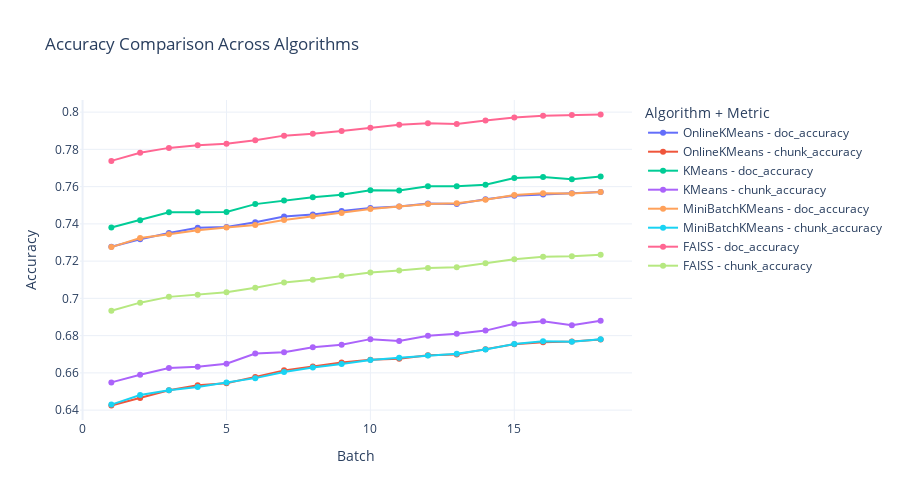
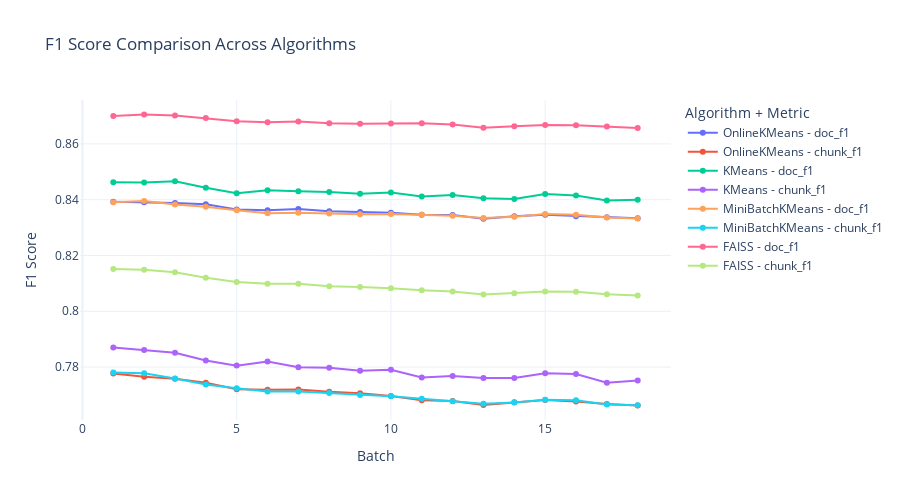
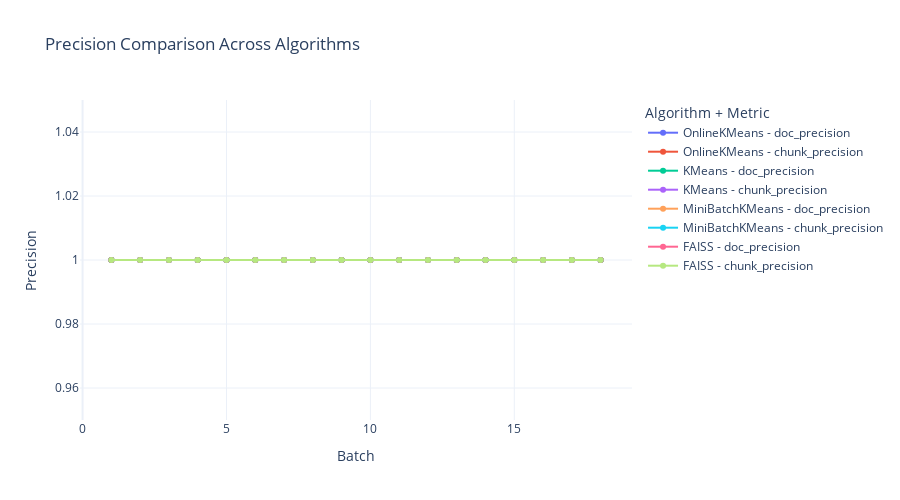
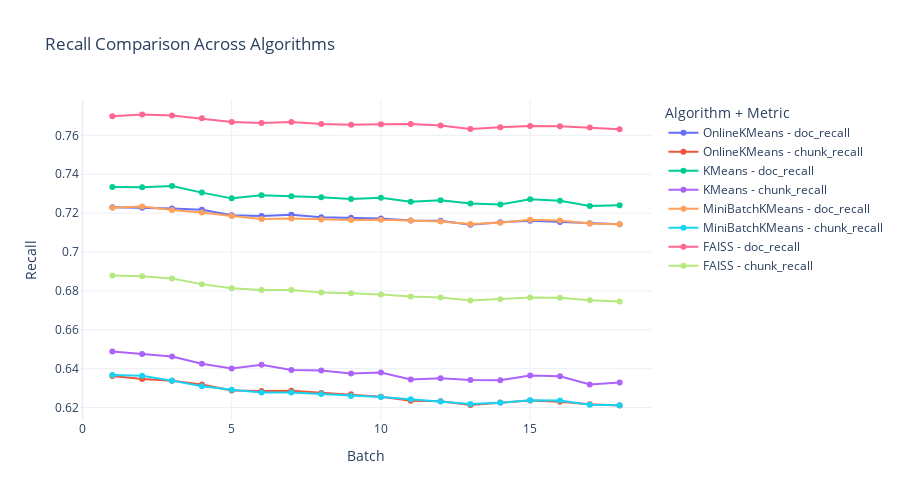

Write notebook code for charts like these, in order.
### Code cell
groups = {
    "Accuracy": ["doc_accuracy", "chunk_accuracy"],
    "F1 Score": ["doc_f1", "chunk_f1"],
    "Precision": ["doc_precision", "chunk_precision"],
    "Recall": ["doc_recall", "chunk_recall"]
}

algorithms = {
    "OnlineKMeans": df_onlinekmeans,
    "KMeans": df_kmeans,
    "MiniBatchKMeans": df_minibatchkmeans,
    "FAISS": df_faiss
}

for title, keys in groups.items():
    fig = go.Figure()
    all_values = []  # collect all y-values to compute range
    
    for algo_name, df in algorithms.items():
        for key in keys:
            y_values = df['metrics'].apply(lambda m: m.get(key))
            all_values.extend(y_values.dropna())  # collect non-NaN values
            
            fig.add_trace(go.Scatter(
                x=df['batch'],
                y=y_values,
                mode='lines+markers',
                name=f"{algo_name} - {key}"
            ))

    # compute dynamic min/max with small padding
    if all_values:
        ymin, ymax = np.min(all_values), np.max(all_values)
        padding = (ymax - ymin) * 0.05 if ymax != ymin else 0.05
        yrange = [ymin - padding, ymax + padding]
    else:
        yrange = [0, 1]

    fig.update_layout(
        title=f"{title} Comparison Across Algorithms",
        xaxis_title="Batch",
        yaxis_title=title,
        yaxis=dict(range=yrange),
        legend_title="Algorithm + Metric",
        template="plotly_white",
        width=900,
        height=500
    )

    fig.show()

### Figure 1 — Plotly figure (JSON) as saved in the notebook; plotly's stock layout.template omitted (floating-point values rounded to 4 significant figures)
{"data": [{"mode": "lines+markers", "name": "OnlineKMeans - doc_accuracy", "type": "scatter", "x": [1, 2, 3, 4, 5, 6, 7, 8, 9, 10, 11, 12, 13, 14, 15, 16, 17, 18], "y": [0.7278, 0.7318, 0.7352, 0.7379, 0.7383, 0.7408, 0.7439, 0.7451, 0.7469, 0.7486, 0.7494, 0.7509, 0.7507, 0.7532, 0.7551, 0.7558, 0.7564, 0.7571]}, {"mode": "lines+markers", "name": "OnlineKMeans - chunk_accuracy", "type": "scatter", "x": [1, 2, 3, 4, 5, 6, 7, 8, 9, 10, 11, 12, 13, 14, 15, 16, 17, 18], "y": [0.6425, 0.6466, 0.6506, 0.6533, 0.6544, 0.6578, 0.6613, 0.6634, 0.6655, 0.667, 0.6676, 0.6695, 0.6698, 0.6727, 0.6754, 0.6765, 0.6769, 0.6779]}, {"mode": "lines+markers", "name": "KMeans - doc_accuracy", "type": "scatter", "x": [1, 2, 3, 4, 5, 6, 7, 8, 9, 10, 11, 12, 13, 14, 15, 16, 17, 18], "y": [0.738, 0.7419, 0.7462, 0.7462, 0.7464, 0.7506, 0.7525, 0.7543, 0.7556, 0.7581, 0.7579, 0.7602, 0.7601, 0.761, 0.7647, 0.7651, 0.764, 0.7655]}, {"mode": "lines+markers", "name": "KMeans - chunk_accuracy", "type": "scatter", "x": [1, 2, 3, 4, 5, 6, 7, 8, 9, 10, 11, 12, 13, 14, 15, 16, 17, 18], "y": [0.6549, 0.659, 0.6626, 0.6633, 0.6649, 0.6704, 0.6711, 0.6738, 0.6752, 0.6781, 0.6771, 0.6799, 0.681, 0.6827, 0.6864, 0.6877, 0.6856, 0.688]}, {"mode": "lines+markers", "name": "MiniBatchKMeans - doc_accuracy", "type": "scatter", "x": [1, 2, 3, 4, 5, 6, 7, 8, 9, 10, 11, 12, 13, 14, 15, 16, 17, 18], "y": [0.7275, 0.7324, 0.7344, 0.7366, 0.738, 0.7394, 0.7421, 0.744, 0.7459, 0.7479, 0.7494, 0.7506, 0.751, 0.7529, 0.7555, 0.7565, 0.7563, 0.7571]}, {"mode": "lines+markers", "name": "MiniBatchKMeans - chunk_accuracy", "type": "scatter", "x": [1, 2, 3, 4, 5, 6, 7, 8, 9, 10, 11, 12, 13, 14, 15, 16, 17, 18], "y": [0.643, 0.6481, 0.6507, 0.6525, 0.6548, 0.6572, 0.6605, 0.6629, 0.6648, 0.6669, 0.6682, 0.6694, 0.6703, 0.6726, 0.6755, 0.677, 0.6767, 0.678]}, {"mode": "lines+markers", "name": "FAISS - doc_accuracy", "type": "scatter", "x": [1, 2, 3, 4, 5, 6, 7, 8, 9, 10, 11, 12, 13, 14, 15, 16, 17, 18], "y": [0.7738, 0.7781, 0.7808, 0.7822, 0.783, 0.7848, 0.7874, 0.7884, 0.7899, 0.7917, 0.7933, 0.794, 0.7936, 0.7955, 0.7971, 0.7981, 0.7985, 0.7987]}, {"mode": "lines+markers", "name": "FAISS - chunk_accuracy", "type": "scatter", "x": [1, 2, 3, 4, 5, 6, 7, 8, 9, 10, 11, 12, 13, 14, 15, 16, 17, 18], "y": [0.6933, 0.6977, 0.7008, 0.7019, 0.7033, 0.7057, 0.7086, 0.7101, 0.7121, 0.7139, 0.7149, 0.7163, 0.7167, 0.7188, 0.721, 0.7224, 0.7226, 0.7234]}], "layout": {"height": 500, "legend": {"title": {"text": "Algorithm + Metric"}}, "title": {"text": "Accuracy Comparison Across Algorithms"}, "width": 900, "xaxis": {"title": {"text": "Batch"}}, "yaxis": {"range": [0.6347, 0.8065], "title": {"text": "Accuracy"}}}}

### Figure 2 — Plotly figure (JSON) as saved in the notebook; plotly's stock layout.template omitted (floating-point values rounded to 4 significant figures)
{"data": [{"mode": "lines+markers", "name": "OnlineKMeans - doc_f1", "type": "scatter", "x": [1, 2, 3, 4, 5, 6, 7, 8, 9, 10, 11, 12, 13, 14, 15, 16, 17, 18], "y": [0.8392, 0.8391, 0.8388, 0.8384, 0.8365, 0.8362, 0.8367, 0.8358, 0.8356, 0.8354, 0.8346, 0.8345, 0.8332, 0.8341, 0.8346, 0.8341, 0.8337, 0.8333]}, {"mode": "lines+markers", "name": "OnlineKMeans - chunk_f1", "type": "scatter", "x": [1, 2, 3, 4, 5, 6, 7, 8, 9, 10, 11, 12, 13, 14, 15, 16, 17, 18], "y": [0.7777, 0.7765, 0.7758, 0.7744, 0.7721, 0.7718, 0.772, 0.7711, 0.7706, 0.7696, 0.7681, 0.7678, 0.7664, 0.7674, 0.7682, 0.7677, 0.7667, 0.7662]}, {"mode": "lines+markers", "name": "KMeans - doc_f1", "type": "scatter", "x": [1, 2, 3, 4, 5, 6, 7, 8, 9, 10, 11, 12, 13, 14, 15, 16, 17, 18], "y": [0.8462, 0.8461, 0.8466, 0.8443, 0.8423, 0.8434, 0.843, 0.8427, 0.8421, 0.8425, 0.8411, 0.8416, 0.8405, 0.8402, 0.842, 0.8415, 0.8397, 0.84]}, {"mode": "lines+markers", "name": "KMeans - chunk_f1", "type": "scatter", "x": [1, 2, 3, 4, 5, 6, 7, 8, 9, 10, 11, 12, 13, 14, 15, 16, 17, 18], "y": [0.787, 0.7861, 0.7851, 0.7824, 0.7805, 0.782, 0.78, 0.7798, 0.7787, 0.779, 0.7763, 0.7768, 0.7761, 0.7761, 0.7778, 0.7775, 0.7744, 0.7752]}, {"mode": "lines+markers", "name": "MiniBatchKMeans - doc_f1", "type": "scatter", "x": [1, 2, 3, 4, 5, 6, 7, 8, 9, 10, 11, 12, 13, 14, 15, 16, 17, 18], "y": [0.8391, 0.8395, 0.8383, 0.8374, 0.8362, 0.8352, 0.8353, 0.835, 0.8348, 0.8349, 0.8346, 0.8343, 0.8334, 0.8339, 0.8349, 0.8346, 0.8336, 0.8333]}, {"mode": "lines+markers", "name": "MiniBatchKMeans - chunk_f1", "type": "scatter", "x": [1, 2, 3, 4, 5, 6, 7, 8, 9, 10, 11, 12, 13, 14, 15, 16, 17, 18], "y": [0.778, 0.7778, 0.7759, 0.7737, 0.7724, 0.7713, 0.7713, 0.7707, 0.77, 0.7695, 0.7686, 0.7678, 0.7668, 0.7673, 0.7683, 0.7681, 0.7666, 0.7663]}, {"mode": "lines+markers", "name": "FAISS - doc_f1", "type": "scatter", "x": [1, 2, 3, 4, 5, 6, 7, 8, 9, 10, 11, 12, 13, 14, 15, 16, 17, 18], "y": [0.87, 0.8705, 0.8702, 0.8693, 0.8681, 0.8677, 0.868, 0.8674, 0.8672, 0.8673, 0.8674, 0.8669, 0.8658, 0.8663, 0.8667, 0.8667, 0.8663, 0.8657]}, {"mode": "lines+markers", "name": "FAISS - chunk_f1", "type": "scatter", "x": [1, 2, 3, 4, 5, 6, 7, 8, 9, 10, 11, 12, 13, 14, 15, 16, 17, 18], "y": [0.8151, 0.8149, 0.814, 0.812, 0.8105, 0.8098, 0.8098, 0.8089, 0.8087, 0.8082, 0.8075, 0.8071, 0.806, 0.8065, 0.8071, 0.807, 0.8061, 0.8057]}], "layout": {"height": 500, "legend": {"title": {"text": "Algorithm + Metric"}}, "title": {"text": "F1 Score Comparison Across Algorithms"}, "width": 900, "xaxis": {"title": {"text": "Batch"}}, "yaxis": {"range": [0.761, 0.8757], "title": {"text": "F1 Score"}}}}

### Figure 3 — Plotly figure (JSON) as saved in the notebook; plotly's stock layout.template omitted (floating-point values rounded to 4 significant figures)
{"data": [{"mode": "lines+markers", "name": "OnlineKMeans - doc_precision", "type": "scatter", "x": [1, 2, 3, 4, 5, 6, 7, 8, 9, 10, 11, 12, 13, 14, 15, 16, 17, 18], "y": [1.0, 1.0, 1.0, 1.0, 1.0, 1.0, 1.0, 1.0, 1.0, 1.0, 1.0, 1.0, 1.0, 1.0, 1.0, 1.0, 1.0, 1.0]}, {"mode": "lines+markers", "name": "OnlineKMeans - chunk_precision", "type": "scatter", "x": [1, 2, 3, 4, 5, 6, 7, 8, 9, 10, 11, 12, 13, 14, 15, 16, 17, 18], "y": [1.0, 1.0, 1.0, 1.0, 1.0, 1.0, 1.0, 1.0, 1.0, 1.0, 1.0, 1.0, 1.0, 1.0, 1.0, 1.0, 1.0, 1.0]}, {"mode": "lines+markers", "name": "KMeans - doc_precision", "type": "scatter", "x": [1, 2, 3, 4, 5, 6, 7, 8, 9, 10, 11, 12, 13, 14, 15, 16, 17, 18], "y": [1.0, 1.0, 1.0, 1.0, 1.0, 1.0, 1.0, 1.0, 1.0, 1.0, 1.0, 1.0, 1.0, 1.0, 1.0, 1.0, 1.0, 1.0]}, {"mode": "lines+markers", "name": "KMeans - chunk_precision", "type": "scatter", "x": [1, 2, 3, 4, 5, 6, 7, 8, 9, 10, 11, 12, 13, 14, 15, 16, 17, 18], "y": [1.0, 1.0, 1.0, 1.0, 1.0, 1.0, 1.0, 1.0, 1.0, 1.0, 1.0, 1.0, 1.0, 1.0, 1.0, 1.0, 1.0, 1.0]}, {"mode": "lines+markers", "name": "MiniBatchKMeans - doc_precision", "type": "scatter", "x": [1, 2, 3, 4, 5, 6, 7, 8, 9, 10, 11, 12, 13, 14, 15, 16, 17, 18], "y": [1.0, 1.0, 1.0, 1.0, 1.0, 1.0, 1.0, 1.0, 1.0, 1.0, 1.0, 1.0, 1.0, 1.0, 1.0, 1.0, 1.0, 1.0]}, {"mode": "lines+markers", "name": "MiniBatchKMeans - chunk_precision", "type": "scatter", "x": [1, 2, 3, 4, 5, 6, 7, 8, 9, 10, 11, 12, 13, 14, 15, 16, 17, 18], "y": [1.0, 1.0, 1.0, 1.0, 1.0, 1.0, 1.0, 1.0, 1.0, 1.0, 1.0, 1.0, 1.0, 1.0, 1.0, 1.0, 1.0, 1.0]}, {"mode": "lines+markers", "name": "FAISS - doc_precision", "type": "scatter", "x": [1, 2, 3, 4, 5, 6, 7, 8, 9, 10, 11, 12, 13, 14, 15, 16, 17, 18], "y": [1.0, 1.0, 1.0, 1.0, 1.0, 1.0, 1.0, 1.0, 1.0, 1.0, 1.0, 1.0, 1.0, 1.0, 1.0, 1.0, 1.0, 1.0]}, {"mode": "lines+markers", "name": "FAISS - chunk_precision", "type": "scatter", "x": [1, 2, 3, 4, 5, 6, 7, 8, 9, 10, 11, 12, 13, 14, 15, 16, 17, 18], "y": [1.0, 1.0, 1.0, 1.0, 1.0, 1.0, 1.0, 1.0, 1.0, 1.0, 1.0, 1.0, 1.0, 1.0, 1.0, 1.0, 1.0, 1.0]}], "layout": {"height": 500, "legend": {"title": {"text": "Algorithm + Metric"}}, "title": {"text": "Precision Comparison Across Algorithms"}, "width": 900, "xaxis": {"title": {"text": "Batch"}}, "yaxis": {"range": [0.95, 1.05], "title": {"text": "Precision"}}}}

### Figure 4 — Plotly figure (JSON) as saved in the notebook; plotly's stock layout.template omitted (floating-point values rounded to 4 significant figures)
{"data": [{"mode": "lines+markers", "name": "OnlineKMeans - doc_recall", "type": "scatter", "x": [1, 2, 3, 4, 5, 6, 7, 8, 9, 10, 11, 12, 13, 14, 15, 16, 17, 18], "y": [0.723, 0.7228, 0.7224, 0.7217, 0.7189, 0.7186, 0.7192, 0.7179, 0.7176, 0.7173, 0.7162, 0.716, 0.7141, 0.7154, 0.7161, 0.7154, 0.7148, 0.7143]}, {"mode": "lines+markers", "name": "OnlineKMeans - chunk_recall", "type": "scatter", "x": [1, 2, 3, 4, 5, 6, 7, 8, 9, 10, 11, 12, 13, 14, 15, 16, 17, 18], "y": [0.6363, 0.6347, 0.6337, 0.6319, 0.6288, 0.6284, 0.6286, 0.6275, 0.6268, 0.6255, 0.6235, 0.6232, 0.6213, 0.6226, 0.6236, 0.623, 0.6217, 0.6211]}, {"mode": "lines+markers", "name": "KMeans - doc_recall", "type": "scatter", "x": [1, 2, 3, 4, 5, 6, 7, 8, 9, 10, 11, 12, 13, 14, 15, 16, 17, 18], "y": [0.7335, 0.7333, 0.734, 0.7306, 0.7276, 0.7292, 0.7286, 0.7282, 0.7273, 0.7279, 0.7258, 0.7266, 0.7249, 0.7244, 0.7271, 0.7263, 0.7237, 0.7241]}, {"mode": "lines+markers", "name": "KMeans - chunk_recall", "type": "scatter", "x": [1, 2, 3, 4, 5, 6, 7, 8, 9, 10, 11, 12, 13, 14, 15, 16, 17, 18], "y": [0.6489, 0.6476, 0.6463, 0.6425, 0.64, 0.642, 0.6393, 0.6391, 0.6375, 0.638, 0.6344, 0.635, 0.6341, 0.6341, 0.6364, 0.636, 0.6319, 0.6329]}, {"mode": "lines+markers", "name": "MiniBatchKMeans - doc_recall", "type": "scatter", "x": [1, 2, 3, 4, 5, 6, 7, 8, 9, 10, 11, 12, 13, 14, 15, 16, 17, 18], "y": [0.7228, 0.7234, 0.7216, 0.7203, 0.7186, 0.717, 0.7172, 0.7168, 0.7165, 0.7165, 0.7162, 0.7157, 0.7144, 0.7151, 0.7166, 0.7162, 0.7147, 0.7142]}, {"mode": "lines+markers", "name": "MiniBatchKMeans - chunk_recall", "type": "scatter", "x": [1, 2, 3, 4, 5, 6, 7, 8, 9, 10, 11, 12, 13, 14, 15, 16, 17, 18], "y": [0.6367, 0.6363, 0.6338, 0.631, 0.6292, 0.6277, 0.6277, 0.627, 0.626, 0.6254, 0.6242, 0.6231, 0.6219, 0.6224, 0.6237, 0.6236, 0.6215, 0.6212]}, {"mode": "lines+markers", "name": "FAISS - doc_recall", "type": "scatter", "x": [1, 2, 3, 4, 5, 6, 7, 8, 9, 10, 11, 12, 13, 14, 15, 16, 17, 18], "y": [0.7699, 0.7707, 0.7702, 0.7688, 0.7669, 0.7664, 0.7668, 0.7658, 0.7655, 0.7657, 0.7659, 0.7651, 0.7633, 0.7641, 0.7648, 0.7647, 0.7641, 0.7632]}, {"mode": "lines+markers", "name": "FAISS - chunk_recall", "type": "scatter", "x": [1, 2, 3, 4, 5, 6, 7, 8, 9, 10, 11, 12, 13, 14, 15, 16, 17, 18], "y": [0.688, 0.6876, 0.6864, 0.6835, 0.6813, 0.6805, 0.6804, 0.6792, 0.6788, 0.6782, 0.6772, 0.6766, 0.675, 0.6757, 0.6766, 0.6765, 0.6752, 0.6746]}], "layout": {"height": 500, "legend": {"title": {"text": "Algorithm + Metric"}}, "title": {"text": "Recall Comparison Across Algorithms"}, "width": 900, "xaxis": {"title": {"text": "Batch"}}, "yaxis": {"range": [0.6136, 0.7782], "title": {"text": "Recall"}}}}
